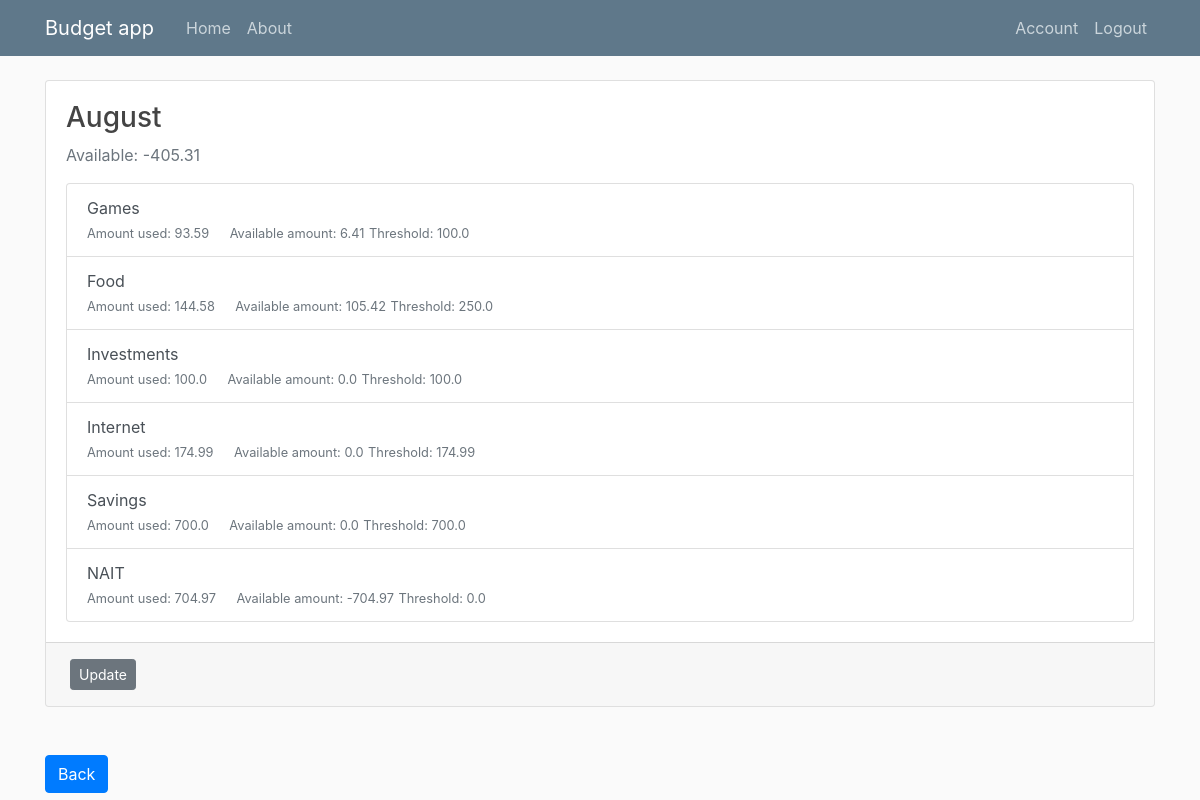
Screenshot of /budget/1 (signed in) with the database file from the repository.
### budget_app/models.py (models this page shows, shortened)
class Budget(db.Model):
    id  = db.Column(db.Integer,primary_key=True)
    name = db.Column(db.String)
    inicial_amount = db.Column(db.Float)
    saving_amount = db.Column(db.Float,nullable=True,default=0)
    available_amount = db.Column(db.Float,nullable=True,default=0)
    user_id = db.Column(db.Integer,db.ForeignKey('user.id'),nullable=False)

class Category(db.Model):
    id = db.Column(db.Integer,primary_key=True)
    name = db.Column(db.String(45),nullable=False,unique=True)
    description = db.Column(db.String(45),nullable=True)
    budgets = db.relationship('Budget_category',backref='category',lazy=True)

class Budget_category(db.Model):
    id  = db.Column(db.Integer,primary_key=True)
    threshold = db.Column(db.Float,nullable=False)
    used_amount = db.Column(db.Float,nullable=True,default=0)
    available_amount = db.Column(db.Float,nullable=True,default=0)
    budget_id = db.Column(db.Integer,db.ForeignKey('budget.id'),nullable=False)
    category_id = db.Column(db.Integer,db.ForeignKey('category.id'),nullable=False)
    budgets = db.relationship('Budget',backref='categories',lazy=True)

### budget_app/routes.py (the view)
@app.route('/budget/<budget_id>',methods=['GET','POST'])
@login_required
def budget(budget_id):
    budget = Budget.query.get_or_404(budget_id)
    categories = []
    for c in budget.categories:
        category_db = Category.query.filter_by(id=c.category.id).first()
        name = category_db.name
        category = {
            'id':c.id,
            'name':name,
            'used_amount':c.used_amount,
            'threshold':c.threshold,
            'available_amount':c.available_amount,
        }
        categories.append(category)
    return render_template('budget.html',budget=budget, title=budget.name,categories=categories)

### budget_app/models.py (called while the page is built)
@login_manager.user_loader
def load_user(user_id):
    return User.query.get(int(user_id))

### budget_app/templates/budget.html (shortened to what this page needs)
{% extends "layout.html" %}
{% block content %}
<div class="card">
    <div class="card-body">
        <h3>{{ budget.name }}</h3>
        <p class="text-muted"> Available: {{ (budget.available_amount | round(2)) }}</p>
        <div class="list-group">
            {% for category in categories %}
            <a href="{{ url_for('update_budget_category',budget_id=budget.id,category_id=category.id) }}" class="list-group-item list-group-item-action">
                <div>
                    {{ category.name }}
                </div>
                <small class="text-muted mr-3"> Amount used: {{category.used_amount | round(2)}}</small>
                <small class="text-muted"> Available amount: {{category.available_amount | round(2)}}</small>
                <small class="text-muted"> Threshold: {{category.threshold}}</small>
            </a>
            {% endfor %}
        </div>
    </div>
    <div class="card-footer">
        <a class="btn btn-secondary btn-sm m-1"
            href="{{ url_for('update_budget',budget_id=budget.id)}}">Update</a>
    </div>
</div>
<a class="btn btn-primary mt-5" href="{{ url_for('budgets')}}">Back</a>
{% endblock %}

### budget_app/static/main.css (style rules this page uses)
body { background: #fafafa; color: #333333; margin-top: 5rem; }
h1, h2, h3, h4, h5, h6 { color: #444444; }

### rows the page displays
Budget: name "August", available_amount "-405.31"
Category: name "Games"
Budget_category: used_amount "93.59", available_amount "6.41", threshold "100.0"
Category: name "Food"
Budget_category: used_amount "144.58", available_amount "105.42", threshold "250.0"
Category: name "Investments"
Budget_category: used_amount "100.0", available_amount "0.0", threshold "100.0"
Category: name "Internet"
Budget_category: used_amount "174.99", available_amount "0.0", threshold "174.99"
Category: name "Savings"
Budget_category: used_amount "700.0", available_amount "0.0", threshold "700.0"
Category: name "NAIT"
Budget_category: used_amount "704.97", available_amount "-704.97", threshold "0.0"
